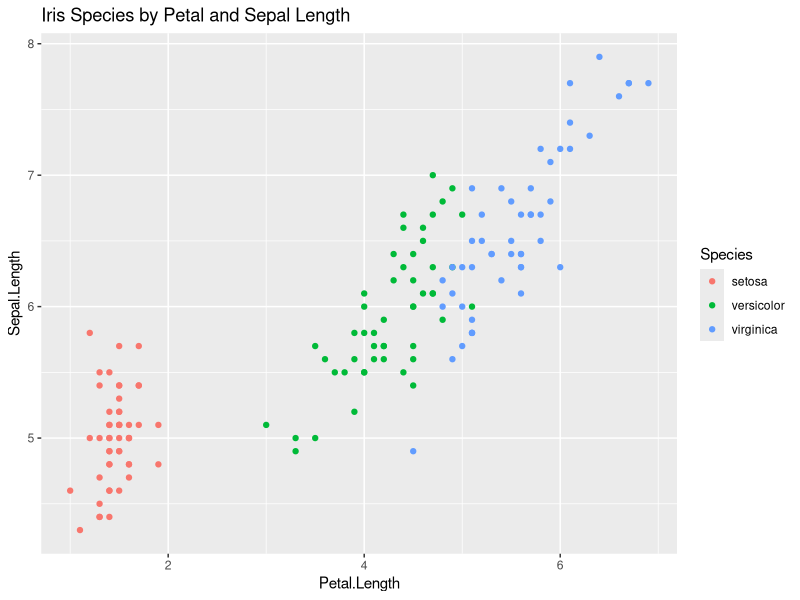
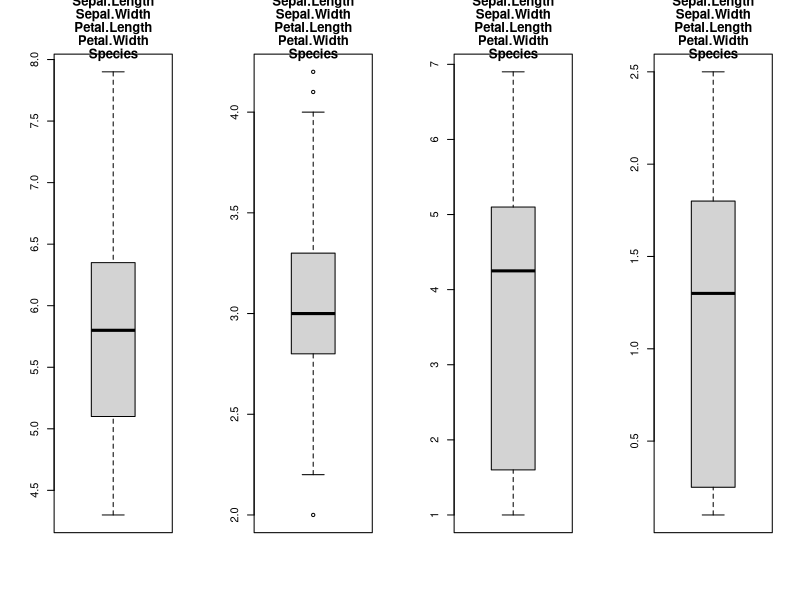
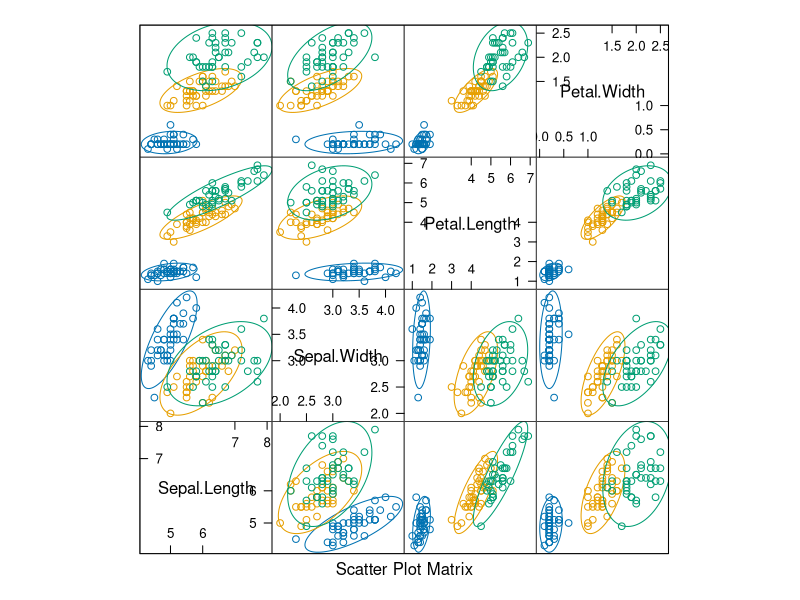
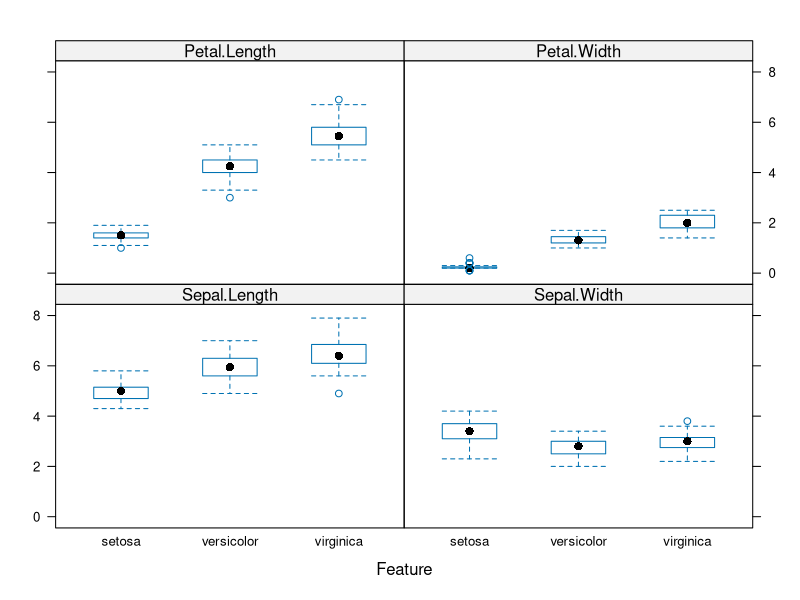
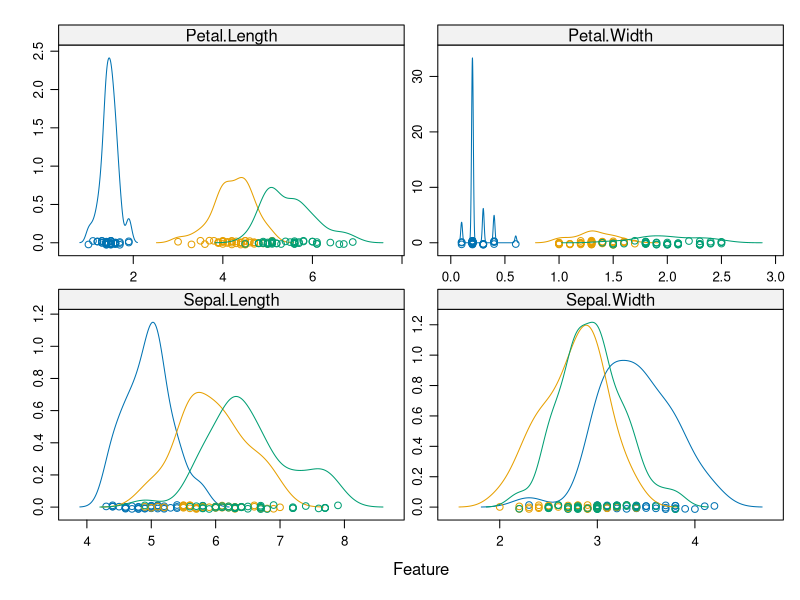
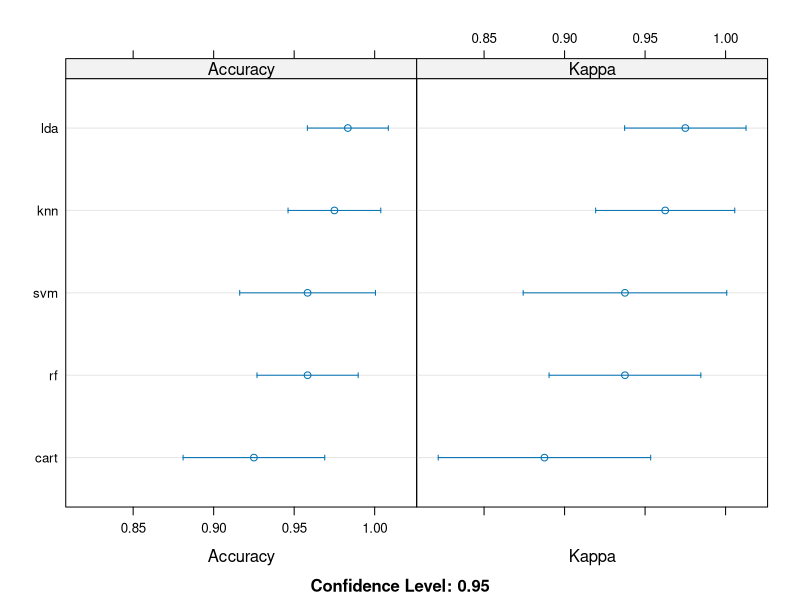

Generate these figures, in order, with R:
library(ggplot2)
data("iris")

ggplot(iris, aes(
  x=Petal.Length,
  y=Sepal.Length,
  colour=Species))+
geom_point()+
ggtitle("Iris Species by Petal and Sepal Length")

sapply(iris, class)

View(iris)

head(iris)

levels(iris$Species)

#percentage of species
percentage<-prop.table(table(iris$Species))*100
cbind(freq=table(iris$Species), percentage=percentage)

summary(iris)

library(caret)
dataset<-iris

#80% train data
validation_index<-createDataPartition(dataset$Species, p=0.8, list = FALSE)
validation_index

#20% validation data
validation<-dataset[-validation_index,]
validation

#80% for training and test model
dataset<-dataset[validation_index,]

#accomodate numeric data type / column 1-4
x<-dataset[,1:4]
par(mfrow=c(1,4))
for(i in 1:4) {
  boxplot(x[,i], main=names(iris))[i]}

#accomodate the column 5 / species
y<-dataset[,5]

library(ellipse)

featurePlot(x=x, y=y, plot = "ellipse")

featurePlot(x=x, y=y, plot = "box")

scales<-list(x=list(relation="free"), y=list(relation="free"))
featurePlot(x=x, y=y, plot="density", scales=scales)

#estimate the accuracy with 10-fold crossvalidation
control<- trainControl(method="cv", number=10)
metric<-"Accuracy"

#LDA algorithm
set.seed(7)
fit.lda<-train(Species~., data=dataset, method="lda", metric=metric, trControl=control)

##CART algorithm
set.seed(7)
fit.cart<-train(Species~., data=dataset, method="rpart", metric=metric, trControl=control)

#kNN algorithm
set.seed(7)
fit.knn<-train(Species~., data=dataset, method="knn", metric=metric, trControl=control)

#SVM algorithm
set.seed(7)
fit.svm<-train(Species~., data=dataset, method="svmRadial", metric=metric, trControl=control)

#Random Forest Algorithm
set.seed(7)
fit.rf<-train(Species~., data=dataset, method="rf", metric=metric, trControl=control)

results<-resamples(list(lda=fit.lda, cart=fit.cart, knn=fit.knn, svm=fit.svm, rf=fit.rf))

summary(results)

dotplot(results)

print(fit.lda)
print(fit.knn)
print(fit.cart)
print(fit.rf)
print(fit.svm)

predictions<-predict(fit.lda, validation)
confusionMatrix(predictions, validation$Species)
